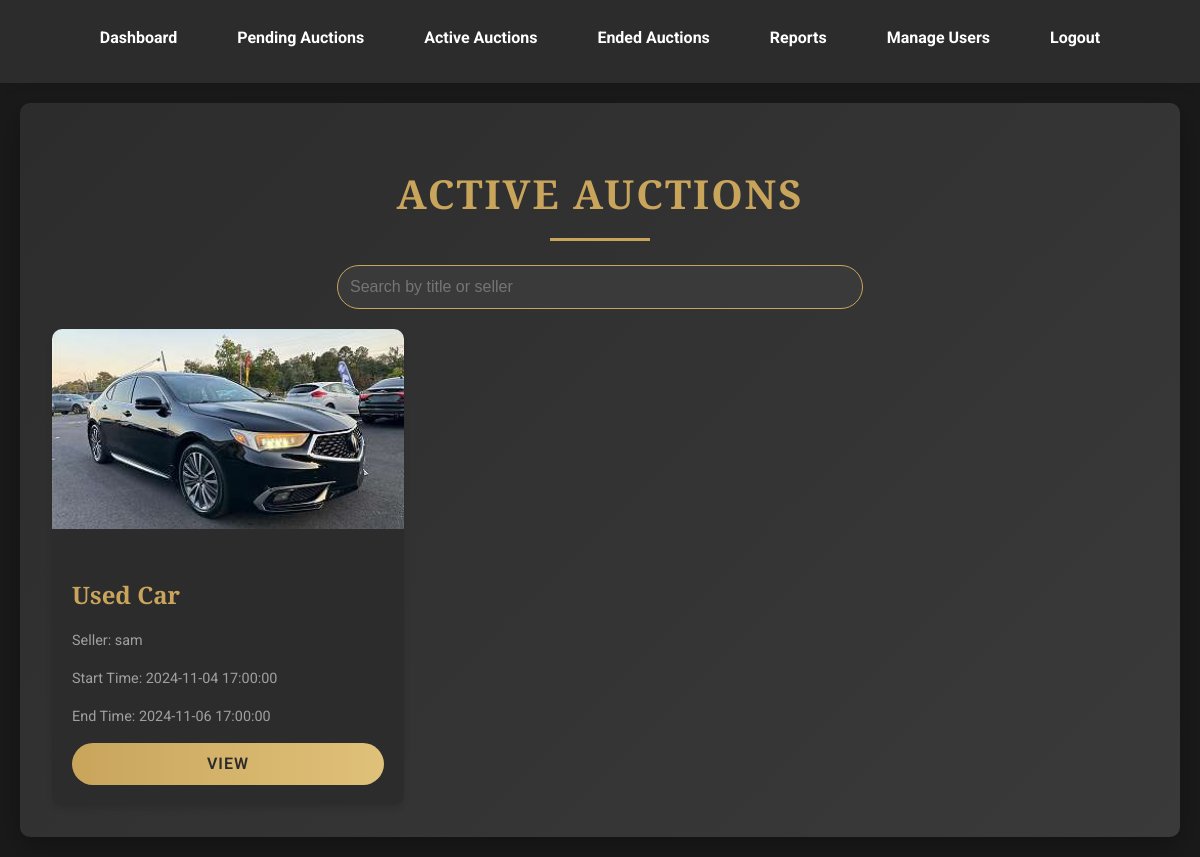
/admin/active_auctions.php (signed in), run on the app's committed database.
### tables this page shows
CREATE TABLE `products` (
  `id` int(11) NOT NULL,
  `seller_id` int(11) DEFAULT NULL,
  `title` varchar(100) NOT NULL,
  `description` text DEFAULT NULL,
  `image_path` varchar(255) DEFAULT NULL,
  `category` varchar(50) DEFAULT NULL,
  `start_price` decimal(10,2) NOT NULL,
  `min_increment` decimal(10,2) NOT NULL,
  `start_time` datetime NOT NULL,
  `end_time` datetime NOT NULL,
  `is_approved` tinyint(1) DEFAULT 0,
  `created_at` timestamp NOT NULL DEFAULT current_timestamp()
);

CREATE TABLE `users` (
  `id` int(11) NOT NULL,
  `username` varchar(50) NOT NULL,
  `password` varchar(255) NOT NULL,
  `email` varchar(100) NOT NULL,
  `is_admin` tinyint(1) DEFAULT 0,
  `is_banned` tinyint(1) DEFAULT 0,
  `created_at` timestamp NOT NULL DEFAULT current_timestamp(),
  `verified` tinyint(1) DEFAULT 0
);

### admin/active_auctions.php (the view, shortened to what this page needs)
<?php
require_once '../includes/config.php';
try {
    $query = "SELECT p.*, u.username as seller_name
              FROM products p
              JOIN users u ON p.seller_id = u.id
              WHERE p.start_time <= NOW() AND p.end_time > NOW()
              ORDER BY p.end_time ASC";
    $stmt = $conn->prepare($query);
    $stmt->execute();
    $active_auctions = $stmt->get_result()->fetch_all(MYSQLI_ASSOC);
} catch (Exception $e) {
    error_log("Error in active_auctions.php: " . $e->getMessage());
    $error_message = "An error occurred while fetching active auctions. Please try again later.";
}
?>
<!DOCTYPE html>
<html lang="en">
<head>
</head>
<body>
    <?php include 'admin_nav.php'; ?>
    <div class="main-content">
        <h1 class="animated">Active Auctions</h1>
        <div class="search-container animated">
            <input type="text" id="searchInput" placeholder="Search by title or seller" aria-label="Search active auctions">
        </div>
        <?php if (empty($active_auctions)): ?>
            <p class="animated">No active auctions at this time.</p>
        <?php else: ?>
            <div class="card-container" id="auctionsContainer">
                <?php foreach ($active_auctions as $auction): ?>
                    <div class="card animated">
                        <?php if (!empty($auction['image_path'])): ?>
                            <img src="<?php echo htmlspecialchars($auction['image_path']); ?>" alt="<?php echo htmlspecialchars($auction['title']); ?>" class="card-image">
                        <?php else: ?>
                            <div class="no-image">No Image Available</div>
                        <?php endif; ?>
                        <div class="card-content">
                            <h2 class="card-title"><?php echo htmlspecialchars($auction['title']); ?></h2>
                            <p class="card-info">Seller: <?php echo htmlspecialchars($auction['seller_name']); ?></p>
                            <p class="card-info">Start Time: <?php echo $auction['start_time']; ?></p>
                            <p class="card-info">End Time: <?php echo $auction['end_time']; ?></p>
                            <div class="card-actions">
                                <a href="../public/auction.php?id=<?php echo $auction['id']; ?>" class="viewbtn">View</a>
                            </div>
                        </div>
                    </div>
                <?php endforeach; ?>
            </div>
        <?php endif; ?>
    </div>
</body>
</html>

### admin/active_auctions.php (style rules this page uses)
:root { --color-background: #1a1a1a; --color-primary: #2c2c2c; --color-secondary: #3a3a3a; --color-accent: #c9a55c; --color-text: #ffffff; --color-text-muted: #a0a0a0; --color-success: #4caf50; --color-danger: #f44336; --transition-speed: 0.3s; }
body { font-family: 'Roboto', sans-serif; background-color: var(--color-background); color: var(--color-text); margin: 0; padding: 0; line-height: 1.6; }
.main-content { padding: 2rem; background: linear-gradient(135deg, var(--color-primary) 0%, var(--color-secondary) 100%); border-radius: 10px; margin: 20px; box-shadow: 0 10px 30px rgba(0, 0, 0, 0.3); }
h1 { font-family: 'Playfair Display', serif; color: var(--color-accent); font-size: 2.5rem; margin-bottom: 1.5rem; text-align: center; text-transform: uppercase; letter-spacing: 2px; position: relative; padding-bottom: 15px; }
h1::after { content: ''; position: absolute; bottom: 0; left: 50%; transform: translateX(-50%); width: 100px; height: 3px; background-color: var(--color-accent); }
.search-container { margin-bottom: 20px; text-align: center; }
#searchInput { width: 100%; max-width: 500px; padding: 12px; border: 1px solid var(--color-accent); background-color: var(--color-secondary); color: var(--color-text); border-radius: 25px; font-size: 16px; transition: all var(--transition-speed) ease; margin: 0 auto; display: block; }
.card-container { display: grid; grid-template-columns: repeat(auto-fill, minmax(300px, 1fr)); gap: 20px; margin-top: 20px; }
.card { background-color: var(--color-primary); border-radius: 10px; overflow: hidden; box-shadow: 0 4px 6px rgba(0, 0, 0, 0.1); transition: all var(--transition-speed) ease; }
.card-image { width: 100%; height: 200px; object-fit: cover; }
.card-content { padding: 20px; }
.card-title { font-family: 'Playfair Display', serif; font-size: 1.5rem; color: var(--color-accent); margin-bottom: 10px; }
.card-info { font-size: 0.9rem; color: var(--color-text-muted); margin-bottom: 15px; }
.card-actions { display: flex; justify-content: center; }
.card-actions .viewbtn { display: inline-block; background: linear-gradient(to right, var(--color-accent), #e0c179); color: var(--color-primary); text-decoration: none; padding: 8px 16px; border-radius: 25px; font-weight: 600; text-transform: uppercase; letter-spacing: 1px; transition: all var(--transition-speed) ease; border: none; cursor: pointer; text-align: center; width: 100%; }
.animated { animation: fadeIn 0.5s ease forwards; opacity: 0; }

### admin/admin_nav.php (style rules this page uses)
:root { --color-background: #1a1a1a; --color-primary: #2c2c2c; --color-secondary: #3a3a3a; --color-accent: #c9a55c; --color-text: #ffffff; --color-text-muted: #a0a0a0; --transition-speed: 0.3s; }
body { font-family: 'Roboto', sans-serif; background-color: var(--color-background); color: var(--color-text); margin: 0; padding: 0; }

### data on the page
products: image_path (picture), title "Used Car", seller.username "sam", start_time "2024-11-04 17:00:00", end_time "2024-11-06 17:00:00"
